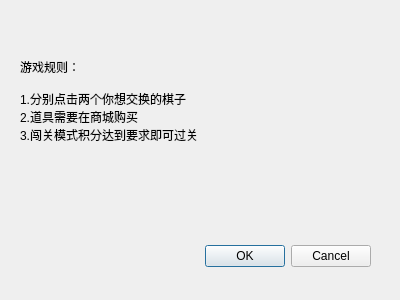
<?xml version="1.0" encoding="UTF-8"?>
<ui version="4.0">
 <class>Help</class>
 <widget class="QDialog" name="Help">
  <property name="geometry">
   <rect>
    <x>0</x>
    <y>0</y>
    <width>400</width>
    <height>300</height>
   </rect>
  </property>
  <property name="windowTitle">
   <string>Dialog</string>
  </property>
  <widget class="QDialogButtonBox" name="buttonBox">
   <property name="geometry">
    <rect>
     <x>30</x>
     <y>240</y>
     <width>341</width>
     <height>32</height>
    </rect>
   </property>
   <property name="orientation">
    <enum>Qt::Orientation::Horizontal</enum>
   </property>
   <property name="standardButtons">
    <set>QDialogButtonBox::StandardButton::Cancel|QDialogButtonBox::StandardButton::Ok</set>
   </property>
  </widget>
  <widget class="QLabel" name="label">
   <property name="geometry">
    <rect>
     <x>20</x>
     <y>30</y>
     <width>361</width>
     <height>141</height>
    </rect>
   </property>
   <property name="styleSheet">
    <string notr="true">font: 14pt &quot;隶书&quot;;</string>
   </property>
   <property name="text">
    <string>游戏规则：

1.分别点击两个你想交换的棋子
2.道具需要在商城购买
3.闯关模式积分达到要求即可过关</string>
   </property>
  </widget>
 </widget>
 <resources/>
 <connections>
  <connection>
   <sender>buttonBox</sender>
   <signal>accepted()</signal>
   <receiver>Help</receiver>
   <slot>accept()</slot>
   <hints>
    <hint type="sourcelabel">
     <x>248</x>
     <y>254</y>
    </hint>
    <hint type="destinationlabel">
     <x>157</x>
     <y>274</y>
    </hint>
   </hints>
  </connection>
  <connection>
   <sender>buttonBox</sender>
   <signal>rejected()</signal>
   <receiver>Help</receiver>
   <slot>reject()</slot>
   <hints>
    <hint type="sourcelabel">
     <x>316</x>
     <y>260</y>
    </hint>
    <hint type="destinationlabel">
     <x>286</x>
     <y>274</y>
    </hint>
   </hints>
  </connection>
 </connections>
</ui>
